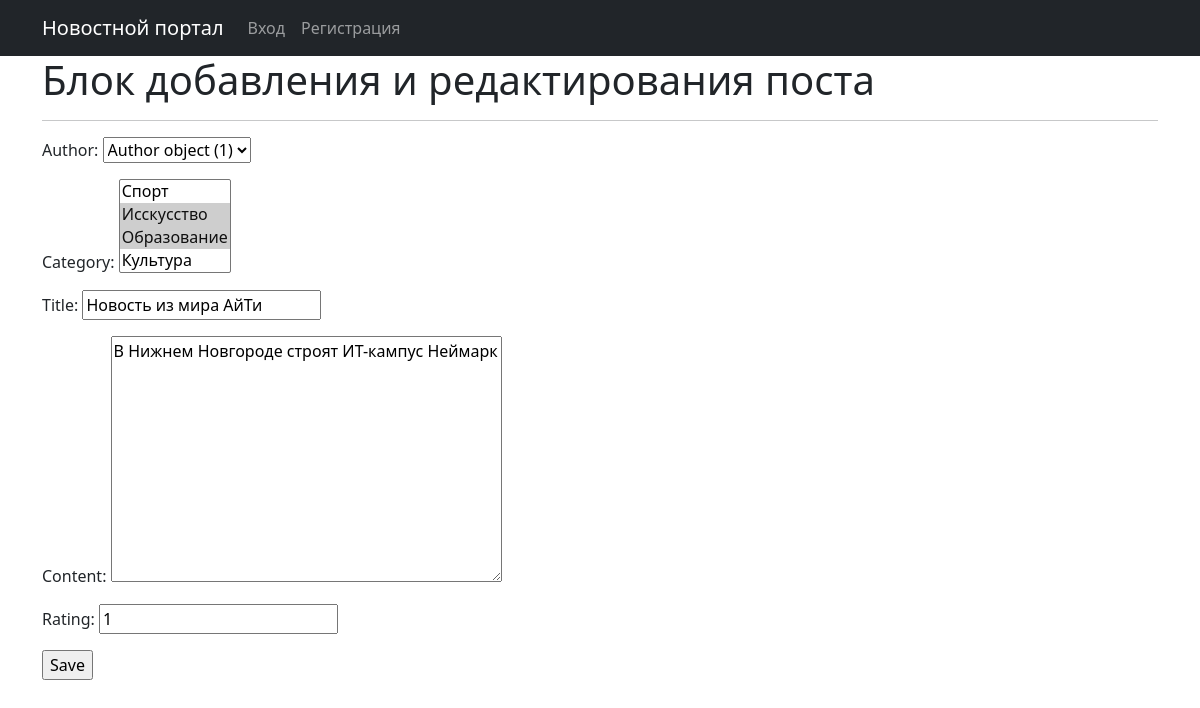
Screenshot of /news/3/edit/ with the database file from the repository.
### news/models.py (models this page shows, shortened)
class Post(models.Model):
    news = 'news'
    article = 'article'
    POSITIONS = [(news, 'Новость'), (article, 'Статья')]
    positions = models.CharField(max_length = 7,
                                choices = POSITIONS,
                                default = news)
    author = models.ForeignKey(Author, on_delete = models.CASCADE, related_name = 'posts')
    created = models.DateTimeField(auto_now_add = True)
    category = models.ManyToManyField('Category', through = 'PostCategory')
    title = models.CharField(max_length = 50)
    content = models.TextField()
    rating = models.IntegerField(default = 0)

class Category(models.Model):
    category = models.CharField(max_length = 255, unique = True)
    subscribers = models.ManyToManyField(User, related_name="categories")
    def __str__(self):
        return self.category

### news/views.py (the view)
# urls.py: path('<int:pk>/edit/', PostEdit.as_view(), name='news_edit'),
class PostEdit(UpdateView, PermissionRequiredMixin, LoginRequiredMixin):
    permission_required = 'news.change_post'
    form_class = NewsForm
    model = Post
    template_name = 'news_edit.html'

### news/forms.py (shortened to what this page needs)
class NewsForm(forms.ModelForm):
    class Meta:
        model = Post
        fields = [
            'positions',
            'author',
            'category',
            'title',
            'content',
            'rating'
        ]
        widgets = {'positions': forms.HiddenInput()}

### templates/news_edit.html (shortened to what this page needs)
{% extends 'flatpages/default.html' %}
{% block content %}
<h1>Блок добавления и редактирования поста</h1>
<hr>
<form action="" method="post">
    {{ form.as_p }}
    <input type="submit" value="Save" />
</form>
{% endblock content %}

### rows the page displays
Post: author "Author object (1)", title "Новость из мира АйТи", content "В Нижнем Новгороде строят ИТ-кампус Неймарк", rating "1"
Category: category "Спорт / Исскусство ☑ / Образование ☑ / Культура"
